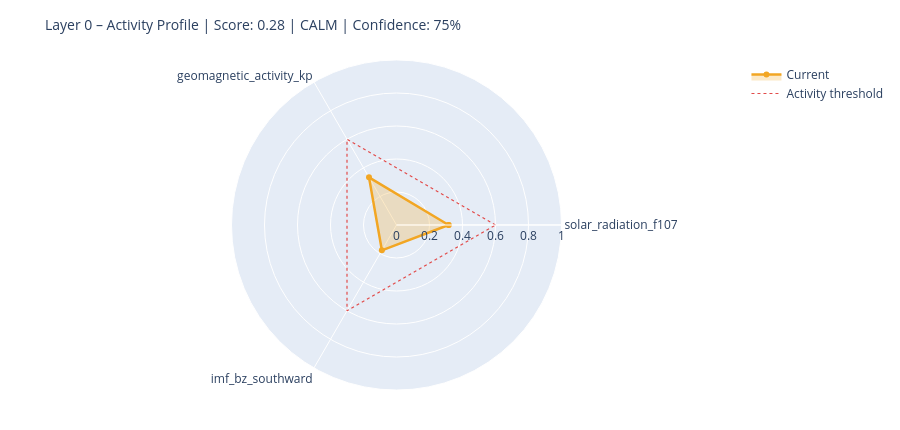

Notebook code for this chart:
### Markdown cell above
---
## 6. State Assessment & Handoff to Layer 1

### Code cell
# ============================================================
# STEP 1 – Collect raw values with source modes
# Mode: 'primary' | 'fallback_3h' | 'last_valid' | 'missing'
# ============================================================

def safe_last(df, col):
    if df is None or col not in df.columns: return None
    s = df[col].dropna()
    return float(s.iloc[-1]) if not s.empty else None

f107_now = safe_last(df_f107, 'f10.7')
bz_now   = safe_last(df_mag,  'bz_gsm')
kp_now   = safe_last(df_kp,   'kp')
sw_now   = safe_last(df_sw,   'speed')

source_modes = {
    'F10.7':    'primary'  if f107_now is not None else 'missing',
    'Kp':       'primary'  if kp_now   is not None else 'missing',
    'IMF_Bz':   'primary'  if bz_now   is not None else 'missing',
    'SW_speed': 'primary'  if sw_now   is not None else 'missing',
}

# Kp Fallback – 3h endpoint
if kp_now is None:
    try:
        r = requests.get(
            'https://services.swpc.noaa.gov/json/noaa-planetary-k-index.json',
            timeout=10)
        r.raise_for_status()
        fb = pd.DataFrame(r.json())
        tc = next((c for c in fb.columns if 'time' in c.lower()), fb.columns[0])
        kc = next((c for c in fb.columns if 'kp' in c.lower() and c != tc), None)
        if kc:
            fb[kc] = fb[kc].astype(str).str.extract(r'([0-9]+(?:\.[0-9]*)?)')[0]
            fb[kc] = pd.to_numeric(fb[kc], errors='coerce')
            fb = fb[fb[kc] >= 0].dropna(subset=[kc])
            if not fb.empty:
                kp_now = float(fb[kc].iloc[-1])
                source_modes['Kp'] = 'fallback_3h'
                print(f'  Kp fallback (3h): {kp_now:.1f}')
    except Exception as e:
        print(f'  Kp fallback failed: {e}')

# Solar Wind Fallback – last valid value
if sw_now is None and df_sw is not None and 'speed' in df_sw.columns:
    s = df_sw['speed'].dropna()
    if not s.empty:
        sw_now = float(s.iloc[-1])
        source_modes['SW_speed'] = 'last_valid'
        print(f'  SW fallback (last_valid): {sw_now:.0f} km/s')

print()
print('Source modes:', source_modes)

# ============================================================
# STEP 2 – Score from available components only
# ============================================================

def norm(v, lo, hi):
    if v is None: return None
    return max(0.0, min(1.0, (v - lo) / (hi - lo)))

COMPONENTS = {
    'solar_radiation_f107':    (f107_now, norm(f107_now, 60, 250)),
    'geomagnetic_activity_kp': (kp_now,   norm(kp_now,   0,   9)),
    'imf_bz_southward':        (bz_now,   norm(-(bz_now or 0) if bz_now else None, -5, 30)
                                           if bz_now is not None else None),
    'solar_wind_speed':        (sw_now,   norm(sw_now, 300, 800)),
}

available   = {k: v[1] for k, v in COMPONENTS.items() if v[1] is not None}
unavailable = [k for k, v in COMPONENTS.items() if v[1] is None]

layer0_score = round(sum(available.values()) / len(available), 4) if available else None
confidence   = round(len(available) / len(COMPONENTS), 2)

level = ('unknown'  if layer0_score is None
         else 'calm'     if layer0_score < 0.3
         else 'moderate' if layer0_score < 0.6
         else 'active')

# ============================================================
# STEP 3 – Dominant Driver
# ============================================================

def dominant_driver(kp, f107, bz, sw):
    candidates = []
    if kp   is not None and kp   >= 4:   candidates.append(('geomagnetic',    kp / 9))
    if sw   is not None and sw   >= 500:  candidates.append(('solar_wind',     sw / 800))
    if bz   is not None and bz   <= -5:   candidates.append(('imf_southward',  abs(bz) / 30))
    if f107 is not None and f107 >= 150:  candidates.append(('solar_radiation',f107 / 250))
    return max(candidates, key=lambda x: x[1])[0] if candidates else 'none'

driver = dominant_driver(kp_now, f107_now, bz_now, sw_now)

# ============================================================
# STEP 4 – Downstream expectations
# ============================================================

def downstream_expectation(driver, score, kp, bz, f107):
    exp = {
        'magnetosphere':        'calm',
        'ionosphere':           'calm',
        'schumann_resonance':   'unchanged',
        'lithosphere_currents': 'low',
    }
    if driver == 'geomagnetic' or (kp and kp >= 5):
        exp['magnetosphere']        = 'compressed / storm'
        exp['ionosphere']           = 'elevated disturbance (TEC variability)'
        exp['schumann_resonance']   = 'elevated amplitude possible'
        exp['lithosphere_currents'] = 'elevated induction currents'
    elif driver == 'imf_southward' or (bz and bz <= -5):
        exp['magnetosphere']        = 'energy coupling active'
        exp['ionosphere']           = 'elevated electron density possible'
        exp['schumann_resonance']   = 'slight modulation possible'
    elif driver == 'solar_radiation' or (f107 and f107 >= 150):
        exp['ionosphere']           = 'elevated ionization (F-layer)'
        exp['schumann_resonance']   = 'slightly elevated background activity'
    return exp

downstream = downstream_expectation(driver, layer0_score, kp_now, bz_now, f107_now)

# ============================================================
# CONSOLE OUTPUT
# ============================================================

W = 58
print('=' * W)
print('LAYER 0 – STATE ASSESSMENT')
print('=' * W)
for name, (raw_v, score_v) in COMPONENTS.items():
    if score_v is not None:
        bar = '█' * int(score_v * 20) + '░' * (20 - int(score_v * 20))
        print(f'  {name:<35}  {bar}  {score_v:.2f}')
    else:
        print(f'  {name:<35}  {"─" * 20}  n/a')
print('-' * W)
print(f'  Score ({len(available)}/{len(COMPONENTS)} components):  {layer0_score:.3f}')
print(f'  Confidence:         {confidence:.0%}')
print(f'  Level:              {level.upper()}')
print(f'  Dominant Driver:    {driver}')

# Radar chart
cats = list(available.keys())
vals = list(available.values())
if len(cats) >= 3:
    fig = go.Figure()
    fig.add_trace(go.Scatterpolar(
        r=vals + [vals[0]], theta=cats + [cats[0]],
        fill='toself', fillcolor='rgba(242,166,35,0.25)',
        line=dict(color='#F2A623', width=2.5), name='Current'
    ))
    fig.add_trace(go.Scatterpolar(
        r=[0.6] * (len(cats) + 1), theta=cats + [cats[0]],
        line=dict(color='#E24B4A', dash='dot', width=1.2),
        mode='lines', name='Activity threshold'
    ))
    fig.update_layout(
        title=dict(text=f'Layer 0 – Activity Profile | Score: {layer0_score:.2f} | {level.upper()} | Confidence: {confidence:.0%}',
                   font=dict(size=14)),
        polar=dict(radialaxis=dict(visible=True, range=[0, 1])),
        height=430, showlegend=True,
        margin=dict(l=60, r=60, t=60, b=40)
    )
    fig.show()

### Figure 1 — Plotly figure (JSON) as saved in the notebook; plotly's stock layout.template omitted (floating-point values rounded to 4 significant figures)
{"data": [{"fill": "toself", "fillcolor": "rgba(242,166,35,0.25)", "line": {"color": "#F2A623", "width": 2.5}, "name": "Current", "r": [0.3158, 0.3333, 0.1771, 0.3158], "theta": ["solar_radiation_f107", "geomagnetic_activity_kp", "imf_bz_southward", "solar_radiation_f107"], "type": "scatterpolar"}, {"line": {"color": "#E24B4A", "dash": "dot", "width": 1.2}, "mode": "lines", "name": "Activity threshold", "r": [0.6, 0.6, 0.6, 0.6], "theta": ["solar_radiation_f107", "geomagnetic_activity_kp", "imf_bz_southward", "solar_radiation_f107"], "type": "scatterpolar"}], "layout": {"height": 430, "margin": {"b": 40, "l": 60, "r": 60, "t": 60}, "polar": {"radialaxis": {"range": [0, 1], "visible": true}}, "showlegend": true, "title": {"font": {"size": 14}, "text": "Layer 0 – Activity Profile | Score: 0.28 | CALM | Confidence: 75%"}}}
